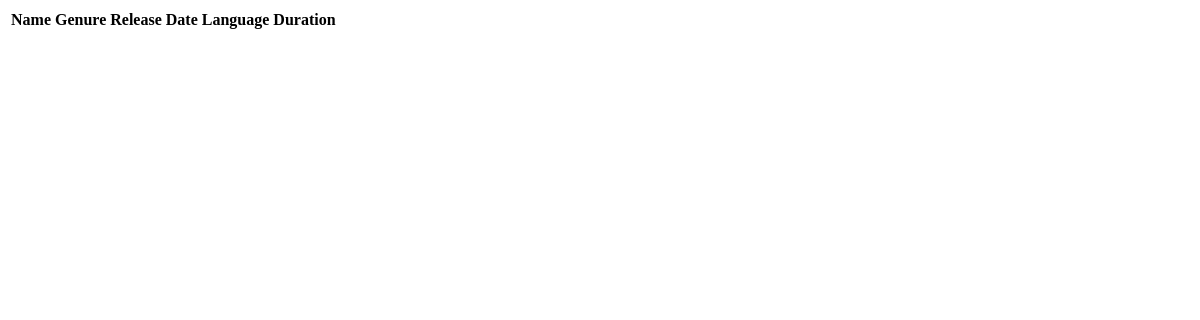
/leastten/, run on an earlier commit of the app's database.
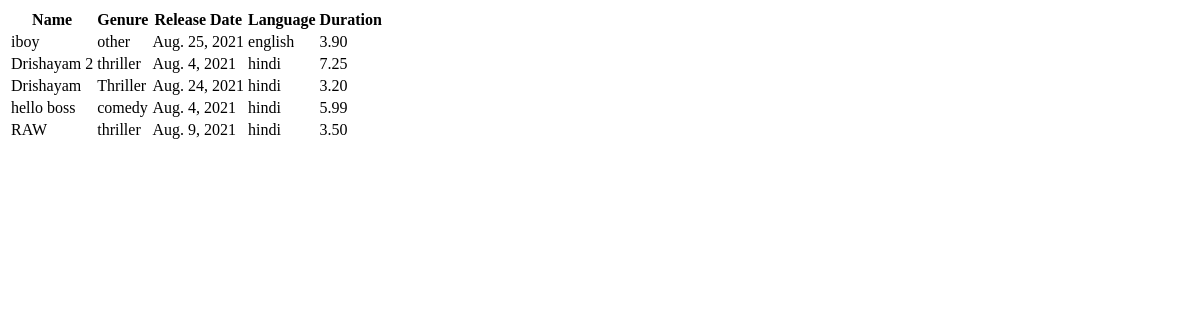
And on a later commit of the database.
### reward/models.py (models this page shows, shortened)
class Movie(models.Model):
	name = models.CharField(max_length=80)
	genre = models.CharField(max_length=80)
	release_date = models.DateField(max_length=80)
	avg_rating = models.DecimalField(max_digits=4, decimal_places=2)
	language = models.CharField(max_length=20)
	artist = models.ManyToManyField(Artist)
	duration = models.DecimalField(max_digits=3, decimal_places=2)
	award = models.ManyToManyField(Award)

### reward/views.py (the view)
# urls.py: path('leastten/', views.leastten, name ='leastten'),
def leastten(req):
    movies = Movie.objects.all().order_by('avg_rating')[:5]
    return render(req, 'reward/display.html', {"context": movies})

### reward/templates/reward/display.html
{% block content %}
    <table>
        <tr>
            <th>Name</th>
            <th>Genure</th>
            <th>Release Date</th>
            <th>Language</th>
            <th>Duration</th>
        </tr>
            {% for movie in context %}
            <tr>
                <td>{{movie.name}}</td>
                <td>{{movie.genre}}</td>
                <td>{{movie.release_date}}</td>
                <td>{{movie.language}}</td>
                <td>{{movie.duration}}</td>
            </tr>
            {% endfor %}
    </table>
{% endblock content %}

What changed in the data, as far as the page shows it:
added Movie: name "iboy", genre "other", release_date "Aug. 25, 2021", language "english", duration "3.90"
added Movie: name "Drishayam 2", genre "thriller", release_date "Aug. 4, 2021", language "hindi", duration "7.25"
added Movie: name "Drishayam", genre "Thriller", release_date "Aug. 24, 2021", language "hindi", duration "3.20"
added Movie: name "hello boss", genre "comedy", release_date "Aug. 4, 2021", language "hindi", duration "5.99"
added Movie: name "RAW", genre "thriller", release_date "Aug. 9, 2021", language "hindi", duration "3.50"
